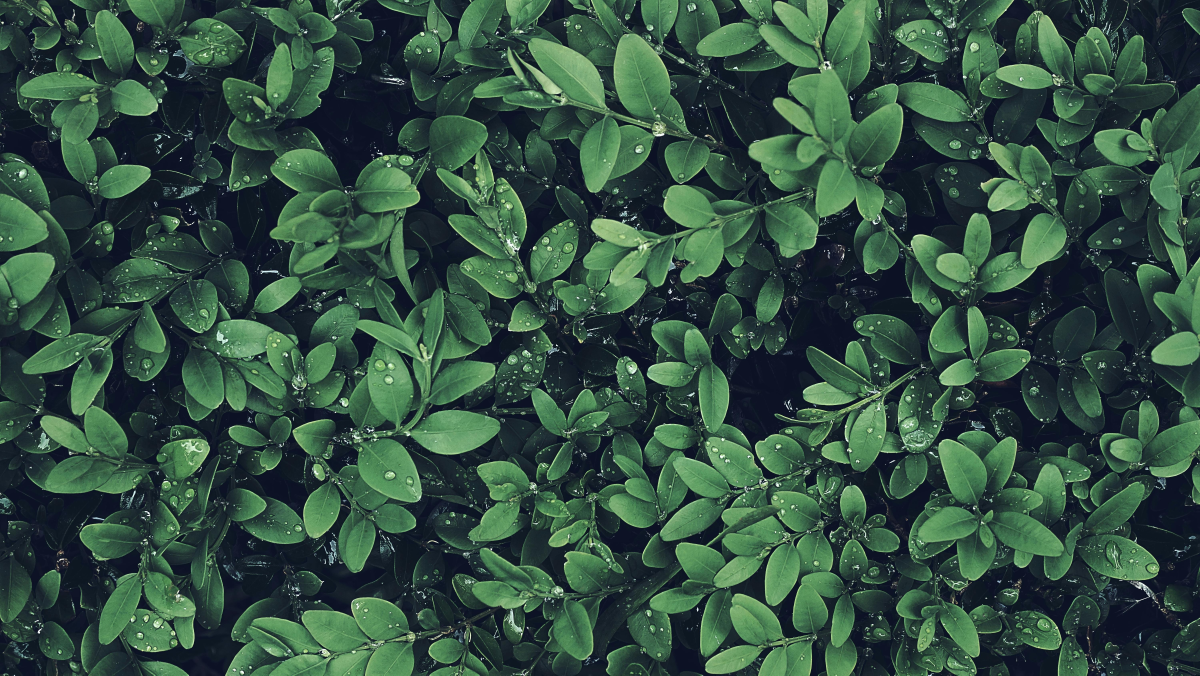
#> input picture back1.jpg, 6000 x 3376 px, found by its file name (shown at 1/5 size)
$ python bitwise.py
#> lines starting #> are read from the running program, lines starting #| are printed output that depends on the picture; after the words box and inside, x2 and y2 are one past the last pixel; in counts of white or black regions, pixels touching at a corner belong together
import cv2 as cv
import numpy as np
img=cv.imread('back1.jpg')
#> img is the input picture: shape (3376, 6000, 3); mean B, G, R 64.6, 78.9, 50.1
blank=np.zeros((400,400),dtype='uint8')
rectangle=cv.rectangle(blank.copy(),(30,30),(370,370),255,-1)
circle=cv.circle(blank.copy(),(200,200),200,255,-1)
cv.imshow('rectangle',rectangle)
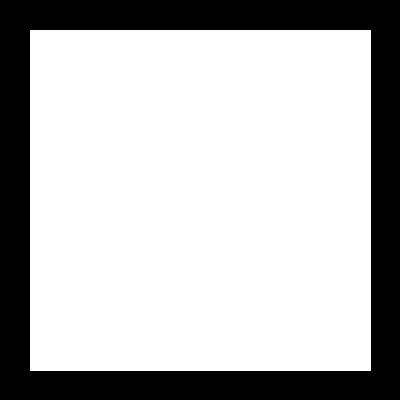
#> window 'rectangle': shape (400, 400); 72.7% white; 1 black region, box (x1, y1, x2, y2) and area: (0, 0, 400, 400) 43719
cv.imshow('circle',circle)
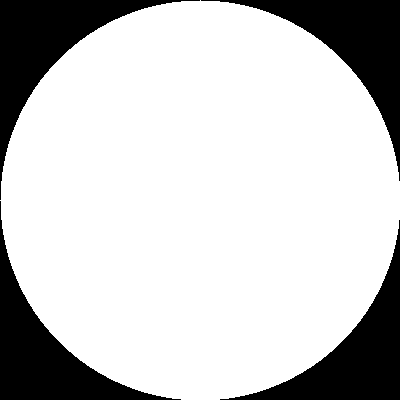
#> window 'circle': shape (400, 400); 78.5% white; 4 black regions, box (x1, y1, x2, y2) and area: (0, 0, 200, 200) 8793, (201, 0, 400, 181) 8593, (0, 201, 181, 400) 8593, (220, 220, 400, 400) 8394
#bitwise and
bitwise_and=cv.bitwise_and(rectangle,circle)
#bitwise or
bitwise_or=cv.bitwise_or(rectangle,circle)
#bitwise Xor
bitwise_xor=cv.bitwise_xor(rectangle,circle)
#bitwise not
bitwise_not=cv.bitwise_not(rectangle,circle)
cv.imshow('and',bitwise_and)
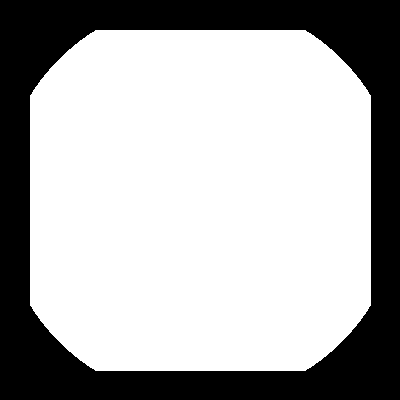
#> window 'and': shape (400, 400); 68.1% white; 1 black region, box (x1, y1, x2, y2) and area: (0, 0, 400, 400) 51051
cv.imshow('or',bitwise_or)
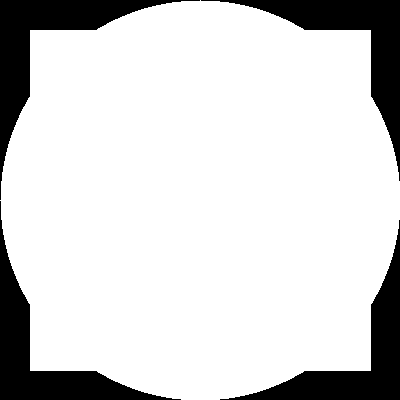
#> window 'or': shape (400, 400); 83.1% white; 4 black regions, box (x1, y1, x2, y2) and area: (0, 0, 200, 200) 6960, (201, 0, 400, 181) 6760, (0, 201, 181, 400) 6760, (220, 220, 400, 400) 6561
cv.imshow('not',bitwise_not)
cv.imshow('xor',bitwise_xor)
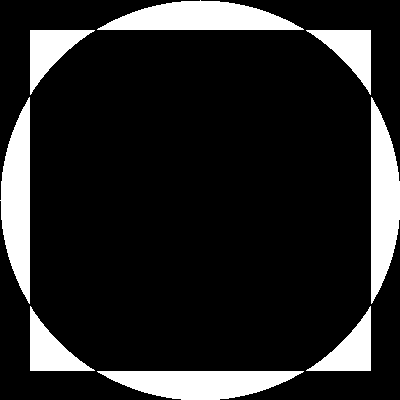
#> window 'xor': shape (400, 400); 15% white; 8 white regions, largest, box (x1, y1, x2, y2) and area: (97, 0, 304, 30) 4170, (0, 97, 30, 304) 4170, (371, 97, 400, 304) 4169
cv.waitKey(0)
